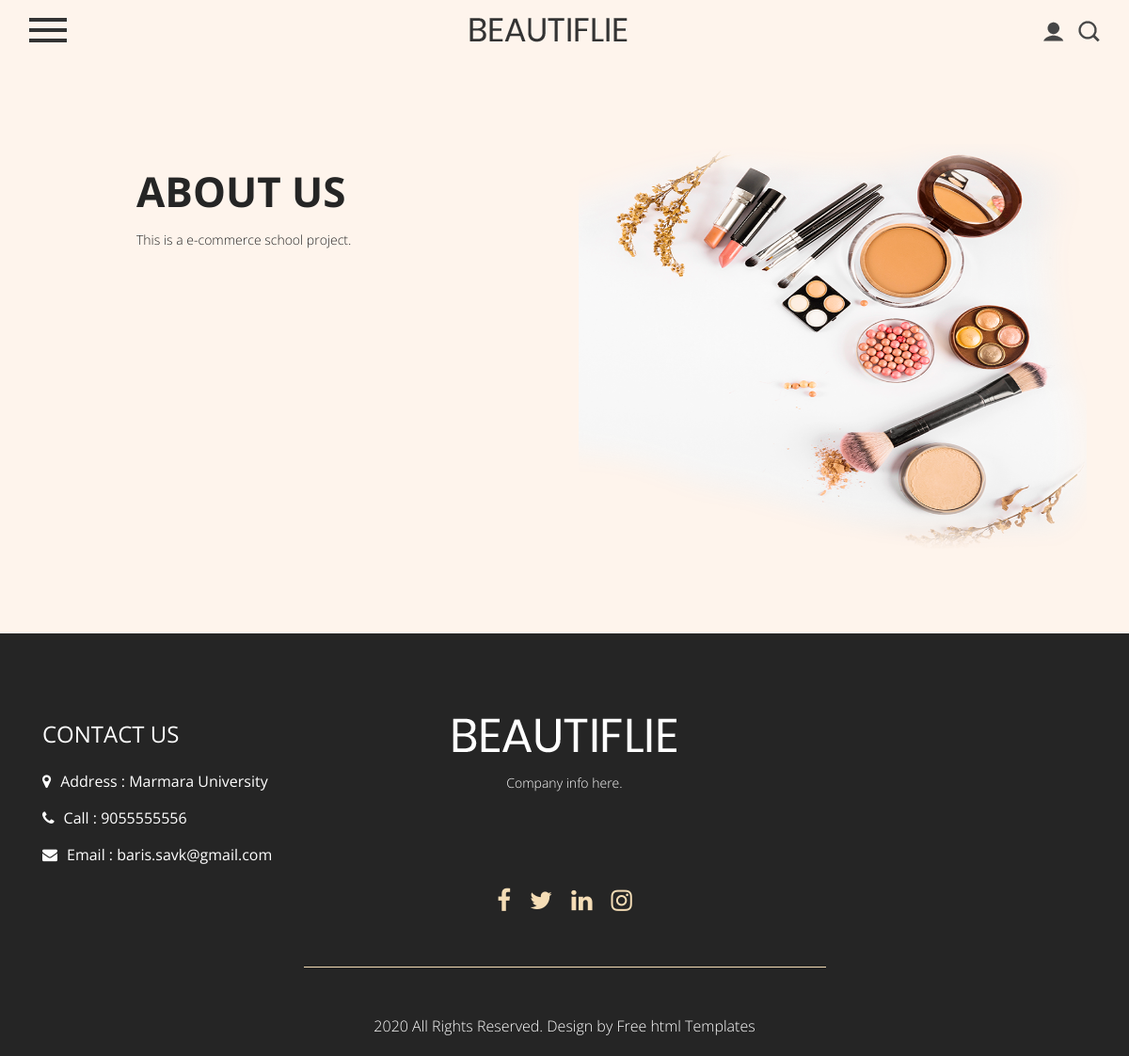
/about, run on the app's committed database.
### app/models.py (models this page shows)
class AboutFooter(db.Model):
    id = db.Column(db.Integer, primary_key=True)
    about = db.Column(db.String(100), nullable=False)
    about_text = db.Column(db.String(255), nullable=True)
    about_image = db.Column(db.String(255), nullable=True)
    adress = db.Column(db.String(255), nullable=True)
    call = db.Column(db.String(255), nullable=True)
    email = db.Column(db.String(255), nullable=True)
    footer = db.Column(db.String(255), nullable=True)
    google_maps = db.Column(db.String, nullable=True)
    facebook = db.Column(db.String(255), nullable=True)
    twitter = db.Column(db.String(255), nullable=True)
    linkedin = db.Column(db.String(255), nullable=True)
    instagram = db.Column(db.String(255), nullable=True)
    contactheader = db.Column(db.String(255), nullable=True)
    contacttext = db.Column(db.String(255), nullable=True)

### app/views.py (the view)
@app.route('/about')
def about():
    about = AboutFooter.query.all()
    return render_template('about.html', about=about)

### app/templates/about.html (shortened to what this page needs)
<!DOCTYPE html>
<html lang="en">
   <head>
      <link rel="stylesheet" href="{{ url_for('static', filename='css/bootstrap.min.css') }}">
      <link rel="stylesheet" href="{{ url_for('static', filename='css/style.css') }}">
      <link rel="stylesheet" href="{{ url_for('static', filename='css/responsive.css') }}">
      <link rel="stylesheet" href="{{ url_for('static', filename='css/jquery.mCustomScrollbar.min.css') }}">
      <link rel="stylesheet" href="https://netdna.bootstrapcdn.com/font-awesome/4.0.3/css/font-awesome.css">
      <link rel="stylesheet" href="{{ url_for('static', filename='css/owl.carousel.min.css') }}">
      <link rel="stylesheet" href="{{ url_for('static', filename='css/owl.theme.default.min.css') }}">
      <link rel="stylesheet" href="https://cdnjs.cloudflare.com/ajax/libs/fancybox/2.1.5/jquery.fancybox.min.css" media="screen">
      <link href="https://unpkg.com/gijgo@1.9.13/css/gijgo.min.css" rel="stylesheet" type="text/css" />
   </head>
   <body>
      <div class="header_section">
         <div class="container-fluid">
            <nav class="navbar navbar-light bg-light justify-content-between">
               <span class="toggle_icon" onclick="openNav()"><img src="{{ url_for('static', filename='images/toggle-icon.png') }}"></span>
               <a class="logo" href="{{ url_for('index') }}"><img src="{{ url_for('static', filename='images/logo.png') }}"></a></a>
               {% if current_user.is_authenticated%}
               <form class="form-inline ">
                  <div class="login_text">
                     <ul>
                        <li><a href="{{ url_for('auth.logout') }}"><img src="{{ url_for('static', filename='images/user-icon.png') }}"> {{current_user.username}} (LOGOUT)</a></li>
                        <li><a href="{{ url_for('cart') }}"><img src="{{ url_for('static', filename='images/bag-icon.png') }}"></a></li>
                        <li><a href="{{ url_for('products') }}"><img src="{{ url_for('static', filename='images/search-icon.png') }}"></a></li>
                     </ul>
                  </div>
               </form>
               {% else %}
               <form class="form-inline ">
                  <div class="login_text">
                     <ul>
                        <li><a href="{{ url_for('auth.login') }}"><img src="{{ url_for('static', filename='images/user-icon.png') }}"></a></li>
                        <li><a href="{{ url_for('products') }}"><img src="{{ url_for('static', filename='images/search-icon.png') }}"></a></li>
                     </ul>
                  </div>
               </form>
               {%endif%}
            </nav>
         </div>
      </div>
      <div class="about_section layout_padding">
         <div class="container">
            <div class="about_section_main">
               <div class="row">
                  <div class="col-md-6">
                     <div class="about_taital_main">
                        <h1 class="about_taital">{{about[0].about}}</h1>
                        <p class="about_text">{{about[0].about_text}}</p>
                     </div>
                  </div>
                  <div class="col-md-6">
                     <div><img src="{{ url_for('static', filename='') }}{{ about[0].about_image }}" class="image_3"></div>
                  </div>
               </div>
            </div>
         </div>
      </div>
      <div class="footer_section layout_padding">
         <div class="container">
            <div class="contact_section_2">
               <div class="row">
                  <div class="col-sm-4">
                     <h3 class="address_text">Contact Us</h3>
                     <div class="address_bt">
                        <ul>
                           <li>
                              <a href="#">
                              <i class="fa fa-map-marker" aria-hidden="true"></i><span class="padding_left10">Address : {{about[0].adress}}</span>
                              </a>
                           </li>
                           <li>
                              <a href="#">
                              <i class="fa fa-phone" aria-hidden="true"></i><span class="padding_left10">Call : {{about[0].call}}</span>
                              </a>
                           </li>
                           <li>
                              <a href="#">
                              <i class="fa fa-envelope" aria-hidden="true"></i><span class="padding_left10">Email : {{about[0].email}}</span>
                              </a>
                           </li>
                        </ul>
                     </div>
                  </div>
                  <div class="col-sm-4">
                     <div class="footer_logo_1"><a href="{{ url_for('index') }}"><img src="{{ url_for('static', filename='images/footer-logo.png') }}"></a></div>
                     <p class="dummy_text">{{about[0].footer}}</p>
                  </div>
               </div>
            </div>
            <div class="social_icon">
               <ul>
                  <li>
                     <a href="{{about[0].facebook}}"><i class="fa fa-facebook" aria-hidden="true"></i></a>
                  </li>
                  <li>
                     <a href="{{about[0].twitter}}"><i class="fa fa-twitter" aria-hidden="true"></i></a>
                  </li>
                  <li>
                     <a href="{{about[0].linkedin}}"><i class="fa fa-linkedin" aria-hidden="true"></i></a>
                  </li>
                  <li>
                     <a href="{{about[0].instagram}}"><i class="fa fa-instagram" aria-hidden="true"></i></a>
                  </li>
               </ul>
            </div>
         </div>
      </div>
      <div class="copyright_section">
         <div class="container">
            <p class="copyright_text">2020 All Rights Reserved. Design by <a href="https://html.design">Free html  Templates</a></p>
         </div>
      </div>
   </body>
</html>

### app/static/css/style.css (style rules this page uses)
* { box-sizing: border-box !important; transition: ease all 0.5s; }
html { scroll-behavior: smooth; }
body { color: #666666; font-size: 14px; line-height: 1.80857; font-weight: normal; overflow-x: hidden; font-family: 'Open Sans', sans-serif; }
a { color: #1f1f1f; text-decoration: none !important; outline: none !important; -webkit-transition: all .3s ease-in-out; -moz-transition: all .3s ease-in-out; -ms-transition: all .3s ease-in-out; -o-transition: all .3s ease-in-out; transition: all .3s ease-in-out; }
h1, h2, h3, h4, h5, h6 { letter-spacing: 0; font-weight: normal; position: relative; padding: 0 0 10px 0; font-weight: normal; line-height: normal; color: #111111; margin: 0 }
h1 { font-size: 24px }
h3 { font-size: 18px }
*, *::after, *::before { -webkit-box-sizing: border-box; -moz-box-sizing: border-box; box-sizing: border-box; }
ul, li, ol { margin: 0px; padding: 0px; list-style: none; }
p { margin: 20px; font-weight: 300; font-size: 15px; line-height: 24px; }
a { color: #222222; text-decoration: none; outline: none !important; }
a, .btn { text-decoration: none !important; outline: none !important; -webkit-transition: all .3s ease-in-out; -moz-transition: all .3s ease-in-out; -ms-transition: all .3s ease-in-out; -o-transition: all .3s ease-in-out; transition: all .3s ease-in-out; }
img { max-width: 100%; height: auto; }
.layout_padding { padding-top: 90px; padding-bottom: 0px; }
.header_section { width: 100%; float: left; background-color: #fef4ec; height: auto; background-size: 100%; }
.bg-light { background-color: transparent!important; }
.toggle_icon { padding: 10px 0px; }
.login_text { width: 100%; float: left; }
.login_text ul { margin: 0px; padding: 0px; }
.login_text li { font-size: 18px; color: #000000; text-transform: uppercase; float: left; padding-left: 15px; }
.login_text a { color: #000000; }
.about_section { width: 100%; float: left; background-color: #fef4ec; height: auto; padding-bottom: 90px; }
.about_section_main { width: 100%; float: left; }
.about_taital_main { width: 100%; float: left; padding-top: 20px; padding-left: 100px; }
.about_taital { width: 100%; float: left; font-size: 44px; color: #252525; font-weight: bold; text-transform: uppercase; }
.about_text { width: 100%; float: left; font-size: 14px; color: #252525; margin: 0px; }
.image_3 { width: 100%; float: left; height: 430px; }
.contact_section_2 { width: 100%; float: left; }
.footer_section { width: 100%; float: left; background-color: #252525; height: auto; background-size: 100%; padding-bottom: 30px; }
.footer_logo_1 { width: 100%; float: left; text-align: center; }
.address_bt { width: 100%; float: left; }
.address_bt ul { margin: 0px; padding: 0px; }
.address_bt li { font-size: 16px; color: #ffffff; padding: 10px 0px 0px 0px; }
.address_bt li a { color: #ffffff; }
.padding_left10 { padding-left: 10px; }
.address_text { font-size: 24px; color: #ffffff; text-transform: uppercase; }
.dummy_text { width: 100%; float: left; font-size: 14px; color: #ffffff; margin: 0px; text-align: center; padding-top: 20px; }
.social_icon { width: 50%; margin: 0 auto; text-align: center; padding-top: 40px; border-bottom: 1px solid #f5ddb6; padding-bottom: 30px; }
.social_icon ul { margin: 0px; padding: 0px; display: inline-block; text-align: center; }
.social_icon li { float: left; font-size: 26px; color: #f5ddb6; padding: 10px; }
.social_icon li a { color: #f5ddb6; }
.copyright_section { width: 100%; float: left; background-color: #252525; height: auto; }
.copyright_text { width: 100%; color: #ffffff; text-align: center; font-size: 16px; margin: 20px 0px; }
.copyright_text a { color: #ffffff; }

### data on the page
AboutFooter: about "ABOUT US", about_text "This is a e-commerce school project.", about_image (picture), adress "Marmara University", call "9055555556", email "baris.savk@gmail.com", footer "Company info here."
